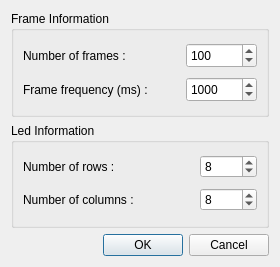
<?xml version="1.0" encoding="UTF-8"?>
<ui version="4.0">
 <class>NewAnimation</class>
 <widget class="QDialog" name="NewAnimation">
  <property name="geometry">
   <rect>
    <x>0</x>
    <y>0</y>
    <width>280</width>
    <height>267</height>
   </rect>
  </property>
  <property name="windowTitle">
   <string>Dialog</string>
  </property>
  <layout class="QVBoxLayout" name="verticalLayout">
   <item>
    <widget class="QGroupBox" name="groupBox">
     <property name="title">
      <string>Frame Information</string>
     </property>
     <layout class="QHBoxLayout" name="horizontalLayout">
      <item>
       <layout class="QGridLayout" name="gridLayout_2">
        <item row="0" column="0">
         <widget class="QLabel" name="iNumFramesLabel">
          <property name="minimumSize">
           <size>
            <width>0</width>
            <height>25</height>
           </size>
          </property>
          <property name="text">
           <string>Number of frames :</string>
          </property>
         </widget>
        </item>
        <item row="0" column="1">
         <widget class="QSpinBox" name="iNumFramesSpin">
          <property name="minimumSize">
           <size>
            <width>71</width>
            <height>25</height>
           </size>
          </property>
          <property name="maximumSize">
           <size>
            <width>71</width>
            <height>25</height>
           </size>
          </property>
          <property name="minimum">
           <number>1</number>
          </property>
          <property name="maximum">
           <number>999</number>
          </property>
          <property name="value">
           <number>100</number>
          </property>
         </widget>
        </item>
        <item row="1" column="0">
         <widget class="QLabel" name="iFrameFrequencyLabel">
          <property name="minimumSize">
           <size>
            <width>0</width>
            <height>25</height>
           </size>
          </property>
          <property name="text">
           <string>Frame frequency (ms) :</string>
          </property>
         </widget>
        </item>
        <item row="1" column="1">
         <widget class="QSpinBox" name="iFrameFrequencySpin">
          <property name="minimumSize">
           <size>
            <width>71</width>
            <height>25</height>
           </size>
          </property>
          <property name="maximumSize">
           <size>
            <width>71</width>
            <height>25</height>
           </size>
          </property>
          <property name="minimum">
           <number>1</number>
          </property>
          <property name="maximum">
           <number>9999</number>
          </property>
          <property name="singleStep">
           <number>1</number>
          </property>
          <property name="value">
           <number>1000</number>
          </property>
         </widget>
        </item>
       </layout>
      </item>
     </layout>
    </widget>
   </item>
   <item>
    <widget class="QGroupBox" name="groupBox_2">
     <property name="title">
      <string>Led Information</string>
     </property>
     <layout class="QHBoxLayout" name="horizontalLayout_2">
      <item>
       <layout class="QGridLayout" name="gridLayout">
        <item row="0" column="1">
         <widget class="QSpinBox" name="iNumRowsSpin">
          <property name="minimumSize">
           <size>
            <width>57</width>
            <height>0</height>
           </size>
          </property>
          <property name="maximumSize">
           <size>
            <width>57</width>
            <height>16777215</height>
           </size>
          </property>
          <property name="minimum">
           <number>1</number>
          </property>
          <property name="maximum">
           <number>100</number>
          </property>
          <property name="value">
           <number>8</number>
          </property>
         </widget>
        </item>
        <item row="1" column="1">
         <widget class="QSpinBox" name="iNumColumnsSpin">
          <property name="minimumSize">
           <size>
            <width>57</width>
            <height>0</height>
           </size>
          </property>
          <property name="maximumSize">
           <size>
            <width>57</width>
            <height>16777215</height>
           </size>
          </property>
          <property name="minimum">
           <number>1</number>
          </property>
          <property name="maximum">
           <number>100</number>
          </property>
          <property name="value">
           <number>8</number>
          </property>
         </widget>
        </item>
        <item row="1" column="0">
         <widget class="QLabel" name="iNumColumnsLabel">
          <property name="minimumSize">
           <size>
            <width>0</width>
            <height>25</height>
           </size>
          </property>
          <property name="text">
           <string>Number of columns :</string>
          </property>
         </widget>
        </item>
        <item row="0" column="0">
         <widget class="QLabel" name="iNumRowsLabel">
          <property name="minimumSize">
           <size>
            <width>0</width>
            <height>25</height>
           </size>
          </property>
          <property name="text">
           <string>Number of rows :</string>
          </property>
         </widget>
        </item>
       </layout>
      </item>
     </layout>
    </widget>
   </item>
   <item>
    <widget class="QDialogButtonBox" name="buttonBox">
     <property name="orientation">
      <enum>Qt::Horizontal</enum>
     </property>
     <property name="standardButtons">
      <set>QDialogButtonBox::Cancel|QDialogButtonBox::Ok</set>
     </property>
    </widget>
   </item>
  </layout>
  <zorder>groupBox</zorder>
  <zorder>buttonBox</zorder>
  <zorder>groupBox_2</zorder>
 </widget>
 <resources/>
 <connections>
  <connection>
   <sender>buttonBox</sender>
   <signal>accepted()</signal>
   <receiver>NewAnimation</receiver>
   <slot>accept()</slot>
   <hints>
    <hint type="sourcelabel">
     <x>248</x>
     <y>254</y>
    </hint>
    <hint type="destinationlabel">
     <x>157</x>
     <y>274</y>
    </hint>
   </hints>
  </connection>
  <connection>
   <sender>buttonBox</sender>
   <signal>rejected()</signal>
   <receiver>NewAnimation</receiver>
   <slot>reject()</slot>
   <hints>
    <hint type="sourcelabel">
     <x>316</x>
     <y>260</y>
    </hint>
    <hint type="destinationlabel">
     <x>286</x>
     <y>274</y>
    </hint>
   </hints>
  </connection>
 </connections>
</ui>
